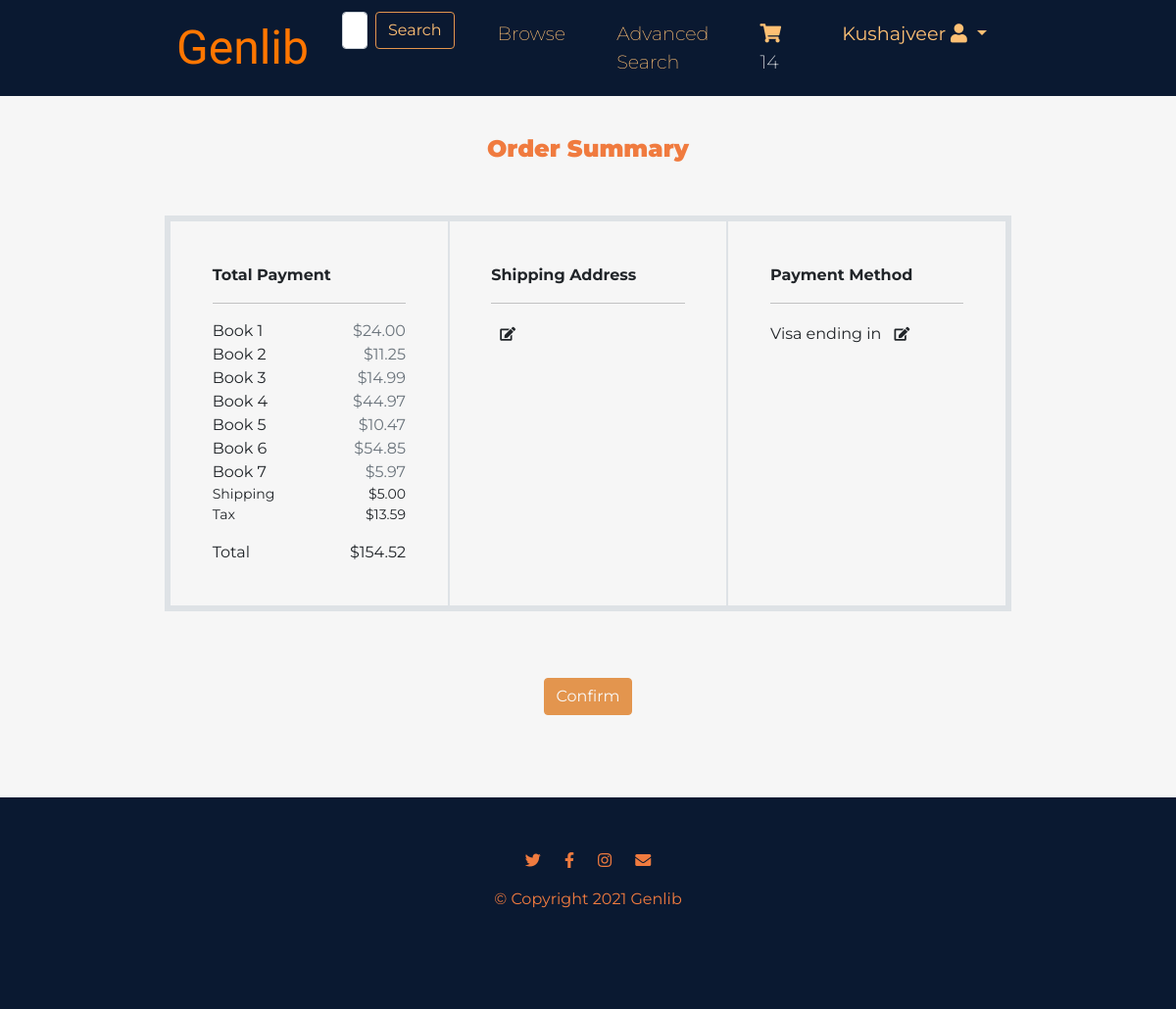
Page /finalplaceorder.html (signed in) on the earlier database version.
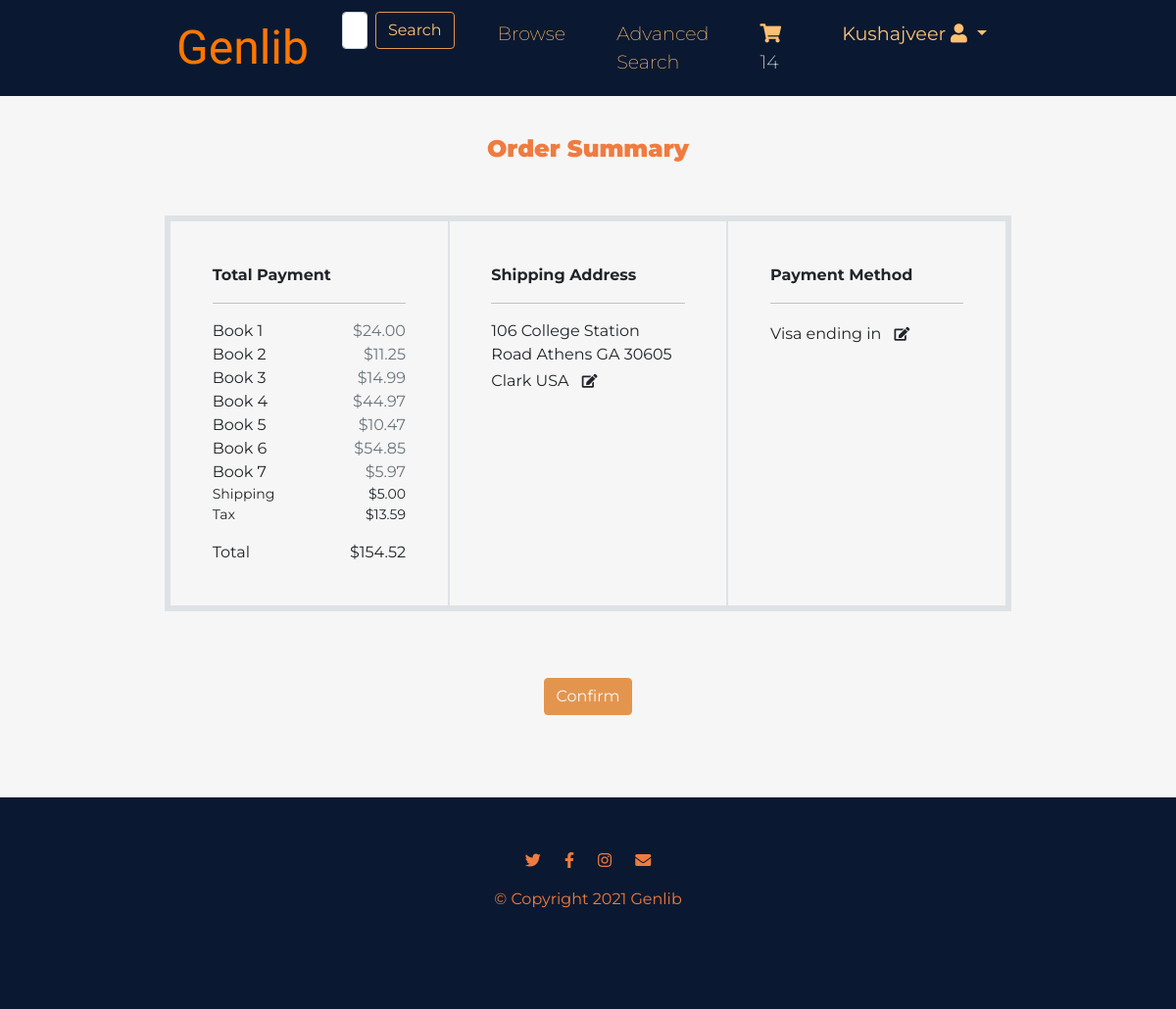
Same page on the later database version.
### bookstore/models.py (models this page shows, shortened)
class Order(models.Model):
    id = models.AutoField(primary_key=True)
    status = models.CharField(max_length=20, default="Incomplete") # Confirmed
    user = models.ForeignKey(User, on_delete=models.CASCADE)
    total = models.DecimalField(decimal_places=2, max_digits=5)
    promotion = models.ForeignKey(Promotion, on_delete=models.CASCADE, null=True)
    orig_total = models.DecimalField(decimal_places=2, max_digits=5, default=0)
    date = models.DateField()
    time = models.TimeField()
    first_name = models.CharField(max_length=30)
    last_name = models.CharField(max_length=30)
    phone = models.CharField(max_length=11)
    street = models.CharField(max_length=100)
    city = models.CharField(max_length=20)
    state = models.CharField(max_length=20)
    zip_code = models.CharField(max_length=5)
    county = models.CharField(max_length=10)
    country = models.CharField(max_length=10)
    card_name = encrypt(models.CharField(max_length=100))
    card_num = encrypt(models.CharField(max_length=16))
    card_exp = encrypt(models.CharField(max_length=5))
    card_cvv = encrypt(models.CharField(max_length=3))
    card_four = models.CharField(max_length=4)
    objects = OrderManager()

### bookstore/views.py (the view)
# urls.py: path('finalplaceorder.html', views.finalplaceorder, name='finalplaceorder'),
def finalplaceorder(request):
    order = Order.objects.filter(user=request.user, status="Incomplete")[0]
    def get_context():
        order = Order.objects.filter(user=request.user, status="Incomplete")[0]
        books = CartItem.objects.filter(user=request.user)
        prices = []
        for book in books:
            price = int(book.quantity)*float(book.book.cost)
            price = f"{price:.2f}"
            prices.append(price)
        total_cost = order.total
        discount = Decimal(int(order.promotion.percentage))*order.orig_total / Decimal(100)
        discount = f"{discount:.2f}"
        tax = order.total * Decimal(0.1)
        total = order.total + Decimal(5) + tax
        tax = round(tax, 2)
        total = round(total, 2)
        context = {
            'cartCount': getCartCount(request),
            'books_in_cart': zip(books, prices),
            'total_cost': total_cost,
            'promo_code_name': order.promotion.code,
            'promo_code_discount': discount,
            'order': order,
            'tax': tax,
            'total': total,
        }
        return context
    context = get_context()
    if request.method == "POST":
        if request.POST.get("search_button"):
            save_search(request, query=request.POST['search'])
            return redirect('search')
        if request.POST.get('edit_payment'):
            return redirect('payment')
        if request.POST.get('save_changes'):
            order.street = request.POST['userStreet']
            order.city = request.POST['userCity']
            order.state = request.POST['userState']
            order.zip_code = request.POST['userZip_code']
            order.county = request.POST['userCounty']
            order.country = request.POST['userCountry']
            order.save()
            context = get_context()
            return render(request, 'bookstore/finalplaceorder.html', context)
        return redirect('orderConfirmation')
    else:
        return render(request, 'bookstore/finalplaceorder.html', context)

### bookstore/views.py (called while the page is built)
def getCartCount(request):
    if request.user.is_authenticated:
        count = 0
        cart_items = CartItem.objects.filter(user=request.user)
        for cart_item in cart_items:
            count += cart_item.quantity
        return count
    else:
        return ""

### bookstore/templates/bookstore/finalplaceorder.html (shortened to what the changed rows need)
<!DOCTYPE html>
<html lang="en" dir="ltr">
<head>
    <link href="https://cdn.jsdelivr.net/npm/bootstrap@5.0.1/dist/css/bootstrap.min.css" rel="stylesheet"
>
    <link rel="stylesheet" href="..\..\static\css\styles.css">
    <link rel="stylesheet" href="https://cdnjs.cloudflare.com/ajax/libs/font-awesome/5.8.2/css/all.min.css"
 />
</head>
<body>
    <div class="container-fluid">
        <div class="row border border-5">
            <div class="col-lg-4 border summary-container">
                <p><strong>Shipping Address</strong></p>
                <hr>
                <div class="col-md-12"> {{ order.street }} {{ order.city }} {{ order.state }} {{ order.zip_code }} {{ order.county }} {{ order.country }}
                    <button type="button" class="btn btn-sm rounded-0" data-bs-toggle="modal"
                        data-bs-target="#exampleModal" data-placement="top" title="Edit"></button>
                </div>
            </div>
        </div>
    </div>
</body>
</html>

Differences in the rows shown:
now on this page (row edited): Order: street "106 College Station Road", city "Athens", state "GA", zip_code "30605", county "Clark", country "USA"
